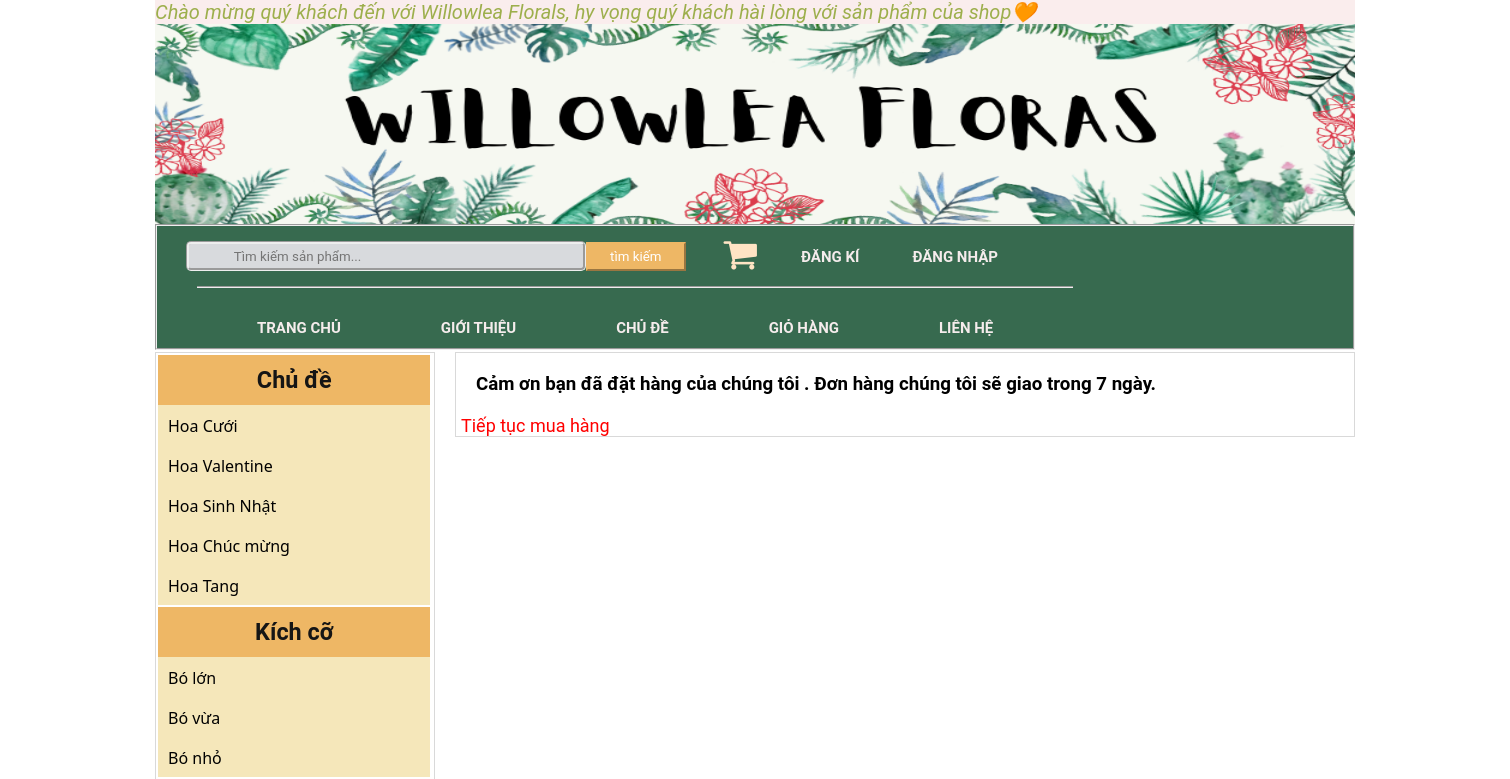
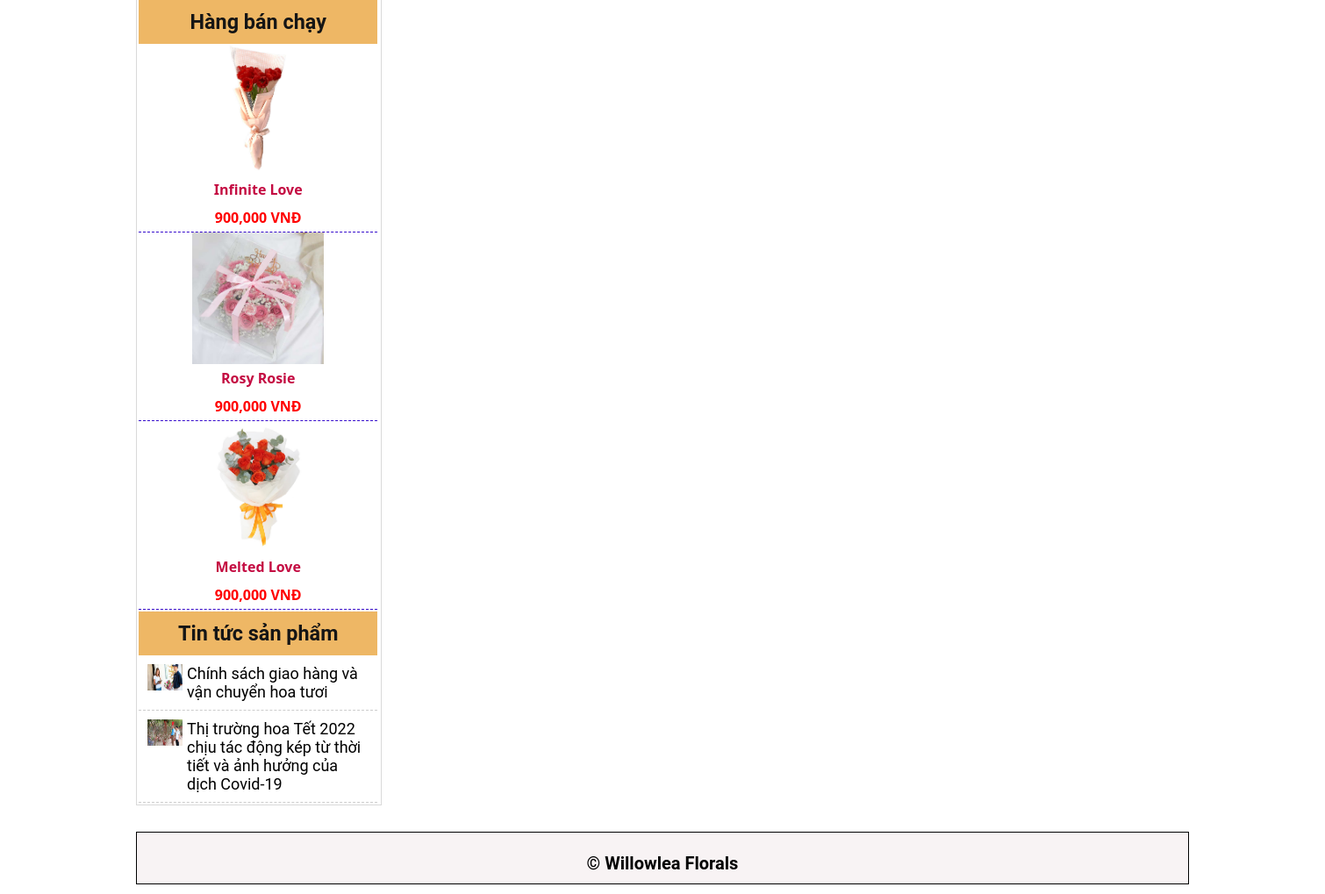
Screenshot of /index.php?quanly=camon with the database file from the repository (2 pictures, top to bottom).
### tables this page shows
CREATE TABLE `loaisp` (
  `idloaisp` int(11) NOT NULL,
  `tenloaisp` varchar(255) NOT NULL,
  `tinhtrang` varchar(100) NOT NULL
);

CREATE TABLE `kichcosp` (
  `idkichcosp` int(11) NOT NULL,
  `tenkichcosp` varchar(255) NOT NULL,
  `tinhtrang` varchar(100) NOT NULL
);

CREATE TABLE `sanpham` (
  `idsanpham` int(11) NOT NULL,
  `tensp` varchar(255) NOT NULL,
  `masp` varchar(255) NOT NULL,
  `hinhanh` varchar(100) NOT NULL,
  `giadexuat` float NOT NULL,
  `giagiam` float NOT NULL,
  `soluong` int(11) NOT NULL,
  `loaisp` int(11) NOT NULL,
  `sizesp` int(11) NOT NULL,
  `tinhtrang` varchar(100) NOT NULL,
  `noidung` longtext NOT NULL
);

CREATE TABLE `tintuc` (
  `idtintuc` int(11) NOT NULL,
  `tentintuc` tinytext NOT NULL,
  `matin` varchar(100) NOT NULL,
  `hinhanh` varchar(100) NOT NULL,
  `noidung` longtext NOT NULL,
  `tinhtrang` varchar(100) NOT NULL
);

### modules/left/list.php (the view)
<?php
	$sqli_loai="SELECT * from loaisp order by idloaisp asc";
	$row_loai=mysqli_query($mysqli,$sqli_loai);
?>
<div class="box_list">
            <div class="tieude">
            	<h3>Chủ đề</h3>
            </div>
            	<ul class="list">
                <?php
				while($dong_loai=mysqli_fetch_array($row_loai)){
				?>
                	<li><a href="index.php?quanly=loaisp&id=<?php echo $dong_loai['idloaisp'] ?>"><?php echo $dong_loai['tenloaisp'] ?></a></li>
                  <?php
				}
				  ?>
                </ul>
                </div>
               <?php
	$sql_hieu="SELECT * from kichcosp order by idkichcosp asc";
	$row_hieu=mysqli_query($mysqli,$sql_hieu);
?>
                <div class="box_list">
            <div class="tieude">
            	<h3>Kích cỡ</h3>
            </div>
            	<ul class="list">
                <?php
				while($dong_hieu=mysqli_fetch_array($row_hieu)){
				?>
                	<li><a href="index.php?quanly=kichcosp&id=<?php echo $dong_hieu['idkichcosp'] ?>"><?php echo $dong_hieu['tenkichcosp'] ?></a></li>
                  <?php
				}
				  ?>
                </ul>
                </div>
                 <div class="box_list">
                   <div class="tieude">
            	<h3>Hàng bán chạy</h3>
            		</div>
                    <?php
					$sql_banchay=mysqli_query($mysqli,"SELECT * from sanpham order by idsanpham desc limit 3");
					?>
            	<ul class="hangbanchay">
                <?php
				while($dong_banchay=mysqli_fetch_array($sql_banchay)){
				?>
                	<li><a href="?quanly=chitietsp&idloaisp=<?php echo $dong_banchay['loaisp'] ?>&id=<?php echo $dong_banchay['idsanpham'] ?>">
                    	<img src="admincp/modules/quanlysanpham/uploads/<?php echo $dong_banchay['hinhanh'] ?>" width="150" height="150" />
                    	<p><?php echo $dong_banchay['tensp'] ?></p>
                        <p style="color:red;"><?php echo number_format($dong_banchay['giadexuat']).' '.'VNĐ' ?></p>
                    </a></li>
                    <?php
				}
					?>
                </ul>
                </div>
                 <div class="box_list">
                 <?php
				 	$sql=mysqli_query($mysqli,"SELECT * from tintuc");
				 ?>
                   <div class="tieude">
            	<h3>Tin tức sản phẩm</h3>
            		</div>
            	<ul class="tintucsp">
                <?php
				while($dong_tin=mysqli_fetch_array($sql)){
				?>
                	<li><a href="#">
                    	<p style="float:left;"><img src="admincp/modules/quanlytintuc/uploads/<?php echo $dong_tin['hinhanh'] ?>" width="40" height="30" /></p>
                        <p style="overflow:hidden;padding-left:5px;"><?php echo $dong_tin['tentintuc'] ?></p>
                    </a></li>
                    <?php
				}
					?>
                </ul>
                </div>

### index.php (shortened to what this page needs)
<!DOCTYPE html PUBLIC "-//W3C//DTD XHTML 1.0 Transitional//EN" "http://www.w3.org/TR/xhtml1/DTD/xhtml1-transitional.dtd">
<html xmlns="http://www.w3.org/1999/xhtml"><head>
<link rel="stylesheet" type="text/css" href="css1.css" />
    <link href="//maxcdn.bootstrapcdn.com/font-awesome/4.1.0/css/font-awesome.min.css" rel="stylesheet">
</head>
<body>
	<div class="wrapper">
    	<?php
			include('modules/menu.php');
			include('modules/content.php');
			include('modules/footer.php');
		?>
        </div>
</body>
</html>

### modules/menu.php (shortened to what this page needs)
<div class="start">
<div class="mar">
<marquee >Chào mừng quý khách đến với Willowlea Florals, hy vọng quý khách hài lòng với sản phẩm của shop🧡 </marquee></div>
<div class="header">
        	<img src="imgs/Banner.png" style="width:100%; height:200px"/>
        </div>
        <div class="start1">
  <div class="start-0">
    <div class="start-1">
    <div class="box">
            <form class="sbox" action="index.php?quanly=timkiem_nd" method="POST">
            <input class="stext" name="tukhoa" type="text" placeholder="Tìm kiếm sản phẩm...">
            <input class="sbutton" type="submit" style="margin-top: 16px;width:100px;height: 29px;background-color:rgb(238, 183, 101);color:#fff;border-color:rgb(238, 183, 101)" name="timkiem_nd" href="" value="tìm kiếm">
            </form>
            </div>
        <div class="icongh">
            <a class="sbutton" type="submit" href="?quanly=dathang">
                <i class="fa fa-shopping-cart" style="font-size:36px; color:bisque;"></i></a>
        </div>
            <div class="log">
                <ul><a href="?quanly=dangkymoi" target="_self" style= "text-decoration:none">Đăng kí </a></ul>
                <ul><a href="?quanly=dangnhap" target="_self" style= "text-decoration:none"> Đăng nhập</a></ul>
              </div>
    </div>
    <ul class="nav">
        <li><a href="index.php" style= "text-decoration:none">Trang chủ</a></li>
        <li><a href="?quanly=gioithieu" target="_self" style= "text-decoration:none">Giới thiệu</a></li>
        <li>
          <a href="#" style= "text-decoration:none">Chủ đề</a>
        </li>
        <li><a href="?quanly=dathang" target="_self" style= "text-decoration:none">Giỏ hàng</a></li>
        <li><a href="?quanly=lienhe" target="_self" style= "text-decoration:none">Liên hệ</a></li>
     </ul>
    </div>
  </div>
</div>

### modules/content.php (shortened to what this page needs)
<div class="content">
      	<div class="content_left">
          	<?php
			include('modules/left/list.php');
		?>
          </div>
          <div class="content_right">
          <?php
		if(isset($_GET['quanly'])&&($_GET['quanly'])!=''){
			$tam= $_GET['quanly'];
		}else{
			$tam ='';
		}if($tam == 'chitietsp'){
			include('modules/right/chitietsp.php');
		}elseif($tam == 'loaisp'){
			include('modules/right/loaisp.php');
		}elseif($tam == 'dathang'){
			include('modules/right/dathang.php');
		}elseif($tam == 'dangkymoi'){
			include('modules/right/dangkymoi.php');
		}elseif($tam == 'dangnhap'){
			include('modules/right/dangnhap.php');
		}elseif($tam == 'xulygiohang'){
			include('modules/right/xulygiohang.php');
		}elseif($tam == 'camon'){
			include('modules/right/camon.php');
		}
		elseif($tam == 'timkiem_nd'){
			include('modules/right/timkiem_nd.php');
		}
		elseif($tam == 'gioithieu'){
			include('modules/gth.php');
		}
		elseif($tam == 'lienhe'){
			include('modules/lienhe.php');
		}
		else{
			include('modules/right/spmoi.php');
		}
	?>
      </div>
</div>

### modules/right/camon.php
<h3 style="margin:20px;">Cảm ơn bạn đã đặt hàng của chúng tôi . Đơn hàng chúng tôi sẽ giao trong 7 ngày.</h3>
<p><a href="index.php" style="color:red; text-decoration:none; font-size:18px;margin:5px;">Tiếp tục mua hàng</a></p>

### modules/footer.php
<div class="footer">
	<h3 style="text-align:center ; line-height:70px; color:#000; font-size:20px;">© Willowlea Florals</h3>
</div>

### css1.css (style rules this page uses)
* { margin:0; padding:0; font-family: 'Roboto', sans-serif; }
.wrapper { width: 1200px; height: auto; margin: auto; }
.header { width:1200px; height:200px; }
.start { width: 1500px; top:0; }
.start1 { width: 1200px; display: flex; border: 2px groove; padding-left: 250px; background-color: rgb(55, 106, 79); }
.start-1 { height: 60px; display: flex; justify-content: space-around; }
.sbox { position: relative; }
.stext { width: 400px; height: 30px; background: #d8dadd; border: groove; font-size: 10pt; float: left; color: rgb(8, 8, 8); padding-left: 45px; -webkit-border-radius: 5px; -moz-border-radius: 5px; border-radius: 5px; margin-top: 15px; margin-left: 20px; }
.icongh { margin-top: 10px; margin-left: 20px; }
.log { width: 250px; display: flex; justify-content: space-around; }
.log ul { margin-top: 10px; margin-bottom: 10px; padding: 12px; font-size: 15px; }
.log>ul>a { text-transform: uppercase; color: rgb(245, 236, 236); font-weight: bolder; margin-top: 20px; }
.nav { width: 100%; border-top: 2px groove; margin-left: 40px; }
.nav>li { float: left; font-size: 15px; margin-top: 20px; text-align: center; }
.nav>li>a { text-transform: uppercase; color: rgb(245, 236, 236); font-weight: bolder; margin-left: 50px; margin-right: 30px; text-decoration: none; }
.nav li { position: relative; list-style:none; }
.nav li a { padding: 10px; line-height: 20px; display: inline-block; }
.content { width:1200px; height:auto; margin: auto; }
.content_left { width:280px; height:auto; border:1px solid #D9D9D9; float:left; margin-top:2px; }
.hangbanchay { width:100%; height:auto; text-align:center; list-style:none; }
.hangbanchay li { width:100%; height:auto; border-bottom:1px dashed #30C; margin:auto; }
.hangbanchay a { text-decoration:none; display:block; }
.hangbanchay p { padding:5px; color:#C40C42; font-weight:bold; font-family: 'Segoe UI', Tahoma, Geneva, Verdana, sans-serif; }
.tintucsp { width:100%; height:auto; list-style:none; }
.tintucsp li { width:auto; height:auto; padding:10px; border-bottom:1px dashed #CCC; }
.tintucsp a { text-decoration:none; color:#000; font-size:18px; }
.tieude { width:auto; height:50px; background-color:rgb(238, 183, 101); font-size:20px; text-align:center; padding:5px; color:rgb(21, 21, 21); line-height:40px; font-weight: bolder; }
.box_list { width:98%; height:auto; margin:2px; }
.list { width:100%; height:100%; list-style:none; }
.list li { width:auto; height:40px; padding-left:10px; padding-top:10px; background:#f5e7ba; }
.list li a { text-decoration:none; color:#000; display:block; font-family: 'Segoe UI', Tahoma, Geneva, Verdana, sans-serif; }
.content_right { width:900px; height:auto; border:1px solid #D9D9D9; float:right; margin-top:2px; }
.footer { color: #000; width:1200px; height:60px; border:1px solid #000; background:#f8f3f4; margin-top:30px; }
.mar { width: 1200px; font-size: 20px; color:#9daf4c; font-family: Arial, Helvetica, sans-serif; font-style: italic; background-color: rgb(250, 237, 237); }
* { font-family: 'Roboto', sans-serif; box-sizing: border-box; }

### rows the page displays
loaisp: tenloaisp "Hoa Cưới"
loaisp: tenloaisp "Hoa Valentine"
loaisp: tenloaisp "Hoa Sinh Nhật"
loaisp: tenloaisp "Hoa Chúc mừng"
loaisp: tenloaisp "Hoa Tang"
kichcosp: tenkichcosp "Bó lớn"
kichcosp: tenkichcosp "Bó vừa"
kichcosp: tenkichcosp "Bó nhỏ"
sanpham: hinhanh (picture), tensp "Infinite Love", giadexuat "900,000"
sanpham: hinhanh (picture), tensp "Rosy Rosie", giadexuat "900,000"
sanpham: hinhanh (picture), tensp "Melted Love", giadexuat "900,000"
tintuc: hinhanh (picture), tentintuc "Chính sách giao hàng và vận chuyển hoa tươi"
tintuc: hinhanh (picture), tentintuc "Thị trường hoa Tết 2022 chịu tác động kép từ thời tiết và ảnh hưởng của dịch Covid-19"
